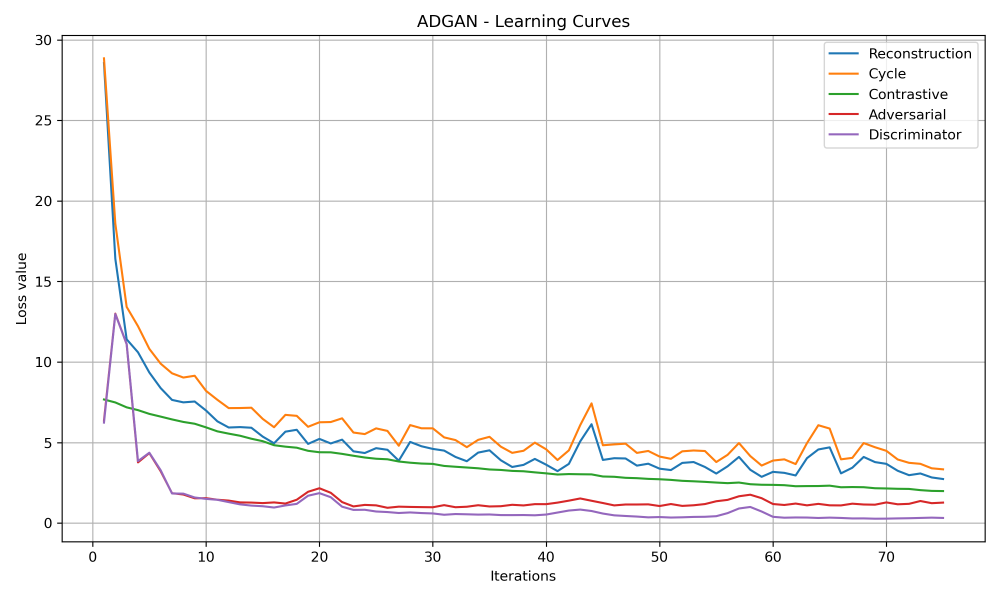
#> input picture courbes d'apprentissage ADGAN.png, 3000 x 1800 px (shown at 1/3 size); its folder holds only this picture in this run
$ python -i spine_segmentation_mannil.py   (imports and definitions only)   (older library calls are emulated)
#> lines starting #> are read from the running program, lines starting #| are printed output that depends on the picture
"""
============================================================
  spine_segmentation_mannil.py

  Pipeline complet :
  1. Segmentation automatique des 6 régions paraspinales
     (psoas G/D, érecteur G/D, multifidus G/D)
     sur IRM axiale lombaire T2 — sans annotation
  2. Analyse de texture Mannil 2018 sur chaque région

  Méthode de segmentation :
    - Prétraitement IRM (CLAHE, débruitage)
    - K-Means spatial + intensité (6 clusters)
    - Post-traitement anatomique (gauche/droite,
      haut/bas) pour affecter les labels corrects
    - Visualisation colorée comme la Figure 1 de
      l'article

  Installation :
      pip install scikit-image scikit-learn numpy
                  matplotlib pandas scipy pillow

  Usage :
      python spine_segmentation_mannil.py
============================================================
"""
 ###### code semi-supervisée ou non supervisée avec contraintes anatomiques a priori
import os
import numpy as np
import pandas as pd
import matplotlib.pyplot as plt
import matplotlib.patches as mpatches
from pathlib import Path
from PIL import Image
from scipy.ndimage import gaussian_filter, label as nd_label
from skimage import exposure, filters, morphology
from skimage.feature import graycomatrix, graycoprops
from scipy.stats import skew, kurtosis
from sklearn.cluster import KMeans
from sklearn.preprocessing import StandardScaler


# ============================================================
#  CHEMINS
# ============================================================

INPUT_FOLDER  = "/home/myriam/Documents/stage_M2/Stage_2026/code/MASKCONTRAST/prediction"
OUTPUT_FOLDER = "/home/myriam/Documents/stage_M2/Stage_2026/code/MASKCONTRAST/segmentation_mannil_results"
IMG_EXTENSIONS = {'.png', '.jpg', '.jpeg', '.tiff', '.tif'}

# [1 line not run here, left out]

# ============================================================
#  DÉFINITION DES 6 RÉGIONS ANATOMIQUES

REGIONS = {
    'psoas_gauche'    : {'color': [220,  60, 180], 'side': 'right',  'position': 'top'},
    'psoas_droit'     : {'color': [ 80, 180,  60], 'side': 'left',   'position': 'top'},
    'erecteur_gauche' : {'color': [ 40,  80, 200], 'side': 'right',  'position': 'bottom'},
    'multifidus_gauche': {'color': [ 50, 160,  80], 'side': 'center', 'position': 'bottom'},
    'multifidus_droit': {'color': [160,  60, 200], 'side': 'center', 'position': 'bottom'},
    'erecteur_droit'  : {'color': [210, 190,  40], 'side': 'left',   'position': 'bottom'},
}

REGION_NAMES = list(REGIONS.keys())
REGION_COLORS = np.array([v['color'] for v in REGIONS.values()],
                          dtype=np.uint8)


# CHARGEMENT

def load_and_preprocess(path, target_size=(256, 256)):
    """Charge l'image IRM et applique les prétraitements.

    - Conversion niveaux de gris
    - Redimensionnement
    - CLAHE (amélioration du contraste local)
    - Débruitage gaussien léger
    """
#> called with path = "courbes d'apprentissage ADGAN.png", target_size = (256, 256)
    img = Image.open(str(path)).convert('L')
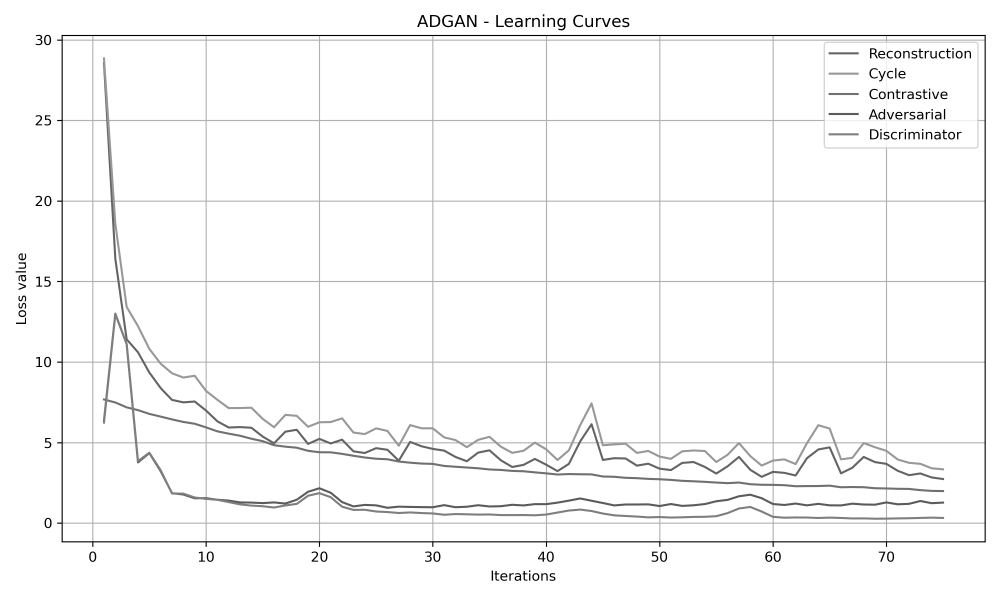
#> img: PIL image 3000x1800 L (shown at 1/3 size); min 0, max 255, mean 248.3
    img = img.resize(target_size, Image.BILINEAR)
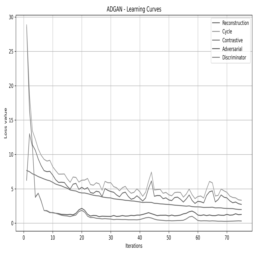
#> img: PIL image 256x256 L; min 101, max 255, mean 248.3
    arr = np.array(img, dtype=np.float32)

    # Normalisation [0, 1]
    arr = (arr - arr.min()) / (arr.max() - arr.min() + 1e-8)
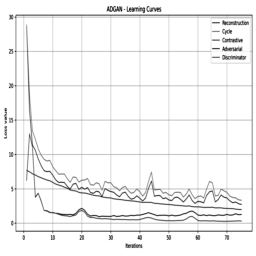
#> arr: shape (256, 256) float32; min 0, max 1, mean 0.956

    # CLAHE — améliore la visibilité des structures musculaires
    arr_clahe = exposure.equalize_adapthist(arr, clip_limit=0.03)
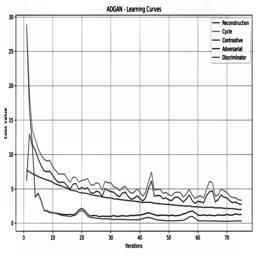
#> arr_clahe: shape (256, 256) float32; min 0, max 1, mean 0.941

    # Débruitage léger
    arr_denoised = gaussian_filter(arr_clahe, sigma=0.8)
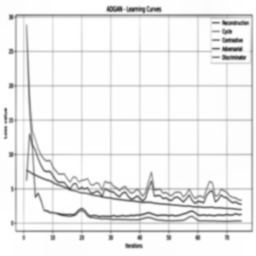
#> arr_denoised: shape (256, 256) float32; min 0.266, max 1, mean 0.941

    return arr, arr_denoised


#  SEGMENTATION AUTOMATIQUE EN 6 RÉGIONS

# [441 lines left out: functions build_feature_map, segment_6_regions, assign_anatomical_labels, segmentation_to_color, extract_texture_mannil, visualize_full, not called in this run]


# [121 lines not run here, left out]

>>> result = load_and_preprocess("courbes d'apprentissage ADGAN.png")
